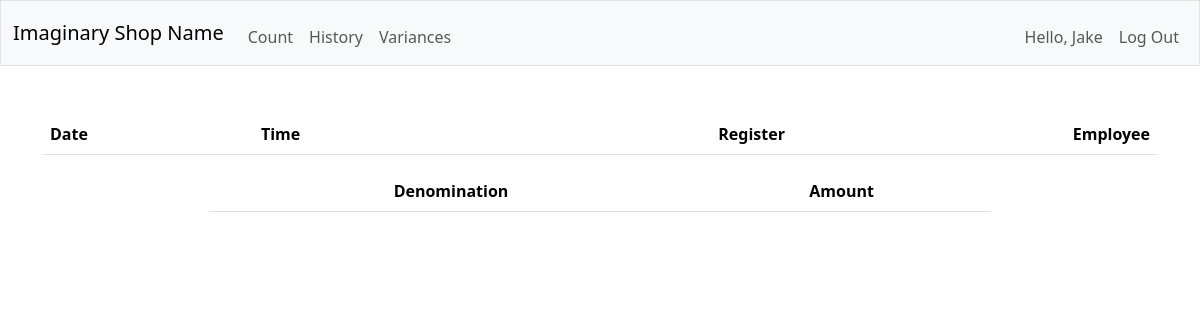
Before: /view-count?id=14 (signed in) with the older database file.
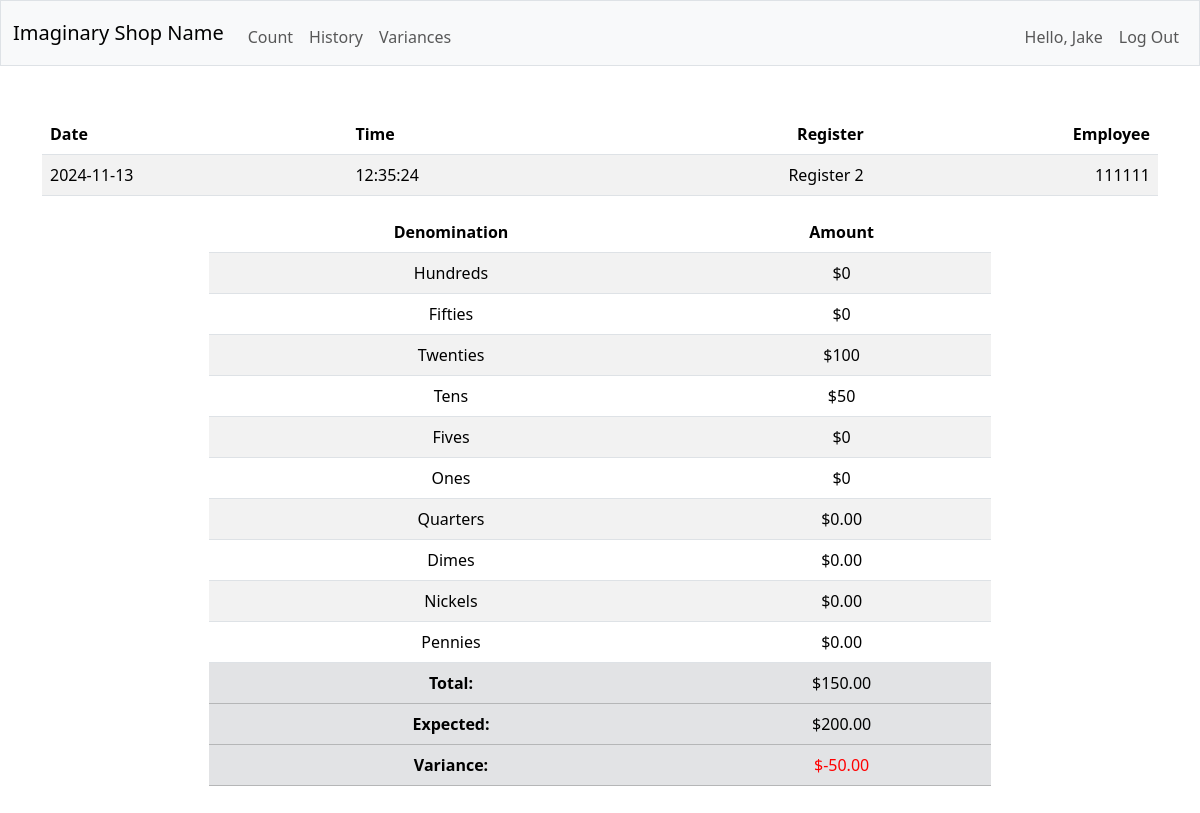
After: the same page with the newer database file.
### tables this page shows
CREATE TABLE history (
user_id INTEGER NOT NULL,
id INTEGER PRIMARY KEY AUTOINCREMENT NOT NULL,
date DATE,
time TIME,
register INTEGER NOT NULL,
hundred INTEGER NOT NULL,
fifty INTEGER NOT NULL,
twenty INTEGER NOT NULL,
ten INTEGER NOT NULL,
five INTEGER NOT NULL,
one INTEGER NOT NULL,
quarter INTEGER NOT NULL,
dime INTEGER NOT NULL,
nickel INTEGER NOT NULL,
penny INTEGER NOT NULL,
total FLOAT NOT NULL,
expected FLOAT NOT NULL,
variance FLOAT NOT NULL
);

### app.py (the view)
@app.route("/view-count", methods=["GET"])
@login_required
def view_count():
    first_name = session.get('first_name')
    count_id = request.args.get('id')
    history = db.execute(
        "SELECT * FROM history WHERE id = ?", count_id
    )
    return render_template("view-count.html", first_name=first_name, history=history)

### app.py (called while the page is built)
def usd(value):
    return f"${float(value):,.2f}"

@app.after_request
def after_request(response):
    response.headers["Cache-Control"] = "no-cache, no-store, must-revalidate"
    response.headers["Expires"] = 0
    response.headers["Pragma"] = "no-cache"
    return response

def login_required(f):
    @wraps(f)
    def decorated_function(*args, **kwargs):
        if session.get("user_id") is None:
            return redirect("/login")
        return f(*args, **kwargs)
    return decorated_function

### templates/view-count.html (shortened to what this page needs)
{% extends "layout.html" %}
{% block main %}
    <table class="table table-striped">
        <thead>
            <tr>
                <th class="text-start">Date</th>
                <th class="text-start">Time</th>
                <th class="text-end">Register</th>
                <th class="text-end">Employee</th>
            </tr>
        </thead>
        <tbody>
            {% for row in history %}
            <tr>
                <td class="text-start">{{ row.date }}</td>
                <td class="text-start">{{ row.time }}</td>
                {% if row.register == 'reg-2' %}
                <td class="text-end">Register 2</td>
                {% endif %}
                <td class="text-end">{{ row.user_id }}</td>
            </tr>
            {% endfor %}
        </tbody>
    </table>
    <table class="table table-striped count">
        <thead>
            <tr>
                <th>Denomination</th>
                <th>Amount</th>
            </tr>
        </thead>
        {% for row in history %}
        <tbody>
            <tr>
                <td>Hundreds</td>
                <td>${{ row.hundred * 100 }}</td>
            </tr>
            <tr>
                <td>Fifties</td>
                <td>${{ row.fifty * 50 }}</td>
            </tr>
            <tr>
                <td>Twenties</td>
                <td>${{ row.twenty * 20 }}</td>
            </tr>
            <tr>
                <td>Tens</td>
                <td>${{ row.ten * 10 }}</td>
            </tr>
            <tr>
                <td>Fives</td>
                <td>${{ row.five * 5 }}</td>
            </tr>
            <tr>
                <td>Ones</td>
                <td>${{ row.one }}</td>
            </tr>
            <tr>
                <td>Quarters</td>
                <td>{{ (row.quarter * 0.25) | usd }}</td>
            </tr>
            <tr>
                <td>Dimes</td>
                <td>{{ (row.dime * 0.10) | usd }}</td>
            </tr>
            <tr>
                <td>Nickels</td>
                <td>{{ (row.nickel * 0.05) | usd }}</td>
            </tr>
            <tr>
                <td>Pennies</td>
                <td>{{ (row.penny * 0.01) | usd }}</td>
            </tr>
        </tbody>
        <tfoot class="table-secondary">
            <tr>
                <th>Total:</th>
                <td>{{ row.total | usd }}</td>
            </tr>
            <tr>
                <th>Expected:</th>
                <td>{{ row.expected | usd }}</td>
            </tr>
            <tr>
                <th>Variance:</th>
                <td id="total-var">{{ row.variance | usd }}</td>
            </tr>
        </tfoot>
        {% endfor %}
    </table>
{% endblock %}

Changed rows visible on the page:
added history: date "2024-11-13", time "12:35:24", register "Register 2", user_id "111111", row.hundred*100 "0", row.fifty*50 "0", row.twenty*20 "100", row.ten*10 "50", row.five*5 "0", one "0", (row.quarter*0.25)|usd "$0.00", (row.dime*0.10)|usd "$0.00", (row.nickel*0.05)|usd "$0.00", (row.penny*0.01)|usd "$0.00", total "$150.00", expected "$200.00", variance "$-50.00"
